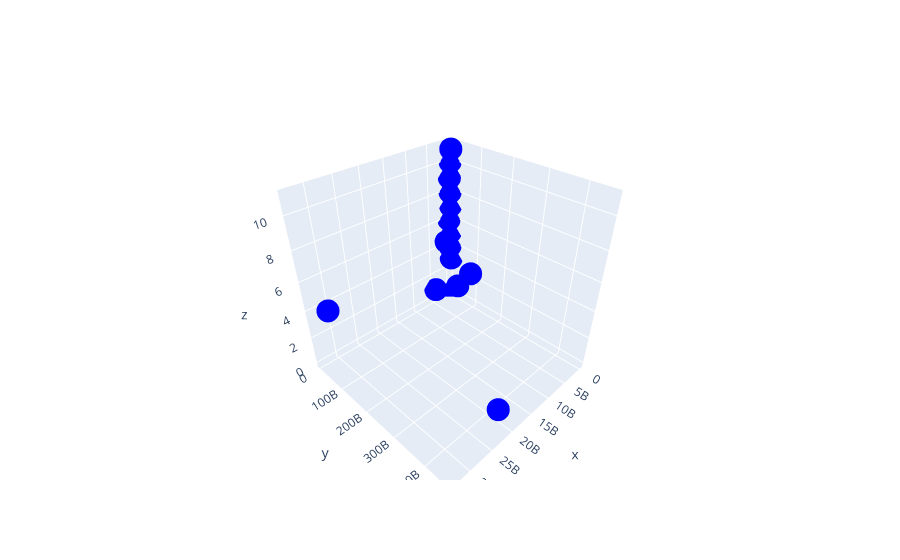

Notebook cell for this chart:
### Code cell
fig = go.Figure(data=go.Scatter3d(
    x=data['Volume'],
    y=data['MarketCap'],
    z=data['Network'],
    mode = 'markers',
    marker = dict(
        sizemode = 'diameter',
        sizeref = 750,
        color='blue'
        )
))


fig.show()

### Figure 1 — Plotly figure (JSON) as saved in the notebook; plotly's stock layout.template omitted (floating-point values rounded to 4 significant figures)
{"data": [{"marker": {"color": "blue", "sizemode": "diameter", "sizeref": 750}, "mode": "markers", "type": "scatter3d", "x": [1823000.0, 99190000.0, 141500000.0, 219706474, 217700000.0, 248000000.0, 591300000.0, 271900000.0, 203600000.0, 423300000.0, 633896302, 631100000.0, 364799566, 5084396129, 1349225371, 3665726400, 680800000.0, 33149475161, 8843689497, 22967636872], "y": [3586504072, 3992451215, 4237575489, 4901630273, 5513660644, 5606251419, 5729295460, 6018922345, 6659549868, 8053184610, 8349992848, 10342393982, 12109137813, 12132993575, 23581660945, 37317414284, 44599661514, 74588184814, 196082390477, 459083734664], "z": [5, 5, 5, 0, 5, 5, 6, 10, 7, 8, 9, 4, 3, 1, 11, 5, 1, 5, 5, 2]}], "layout": {}}
